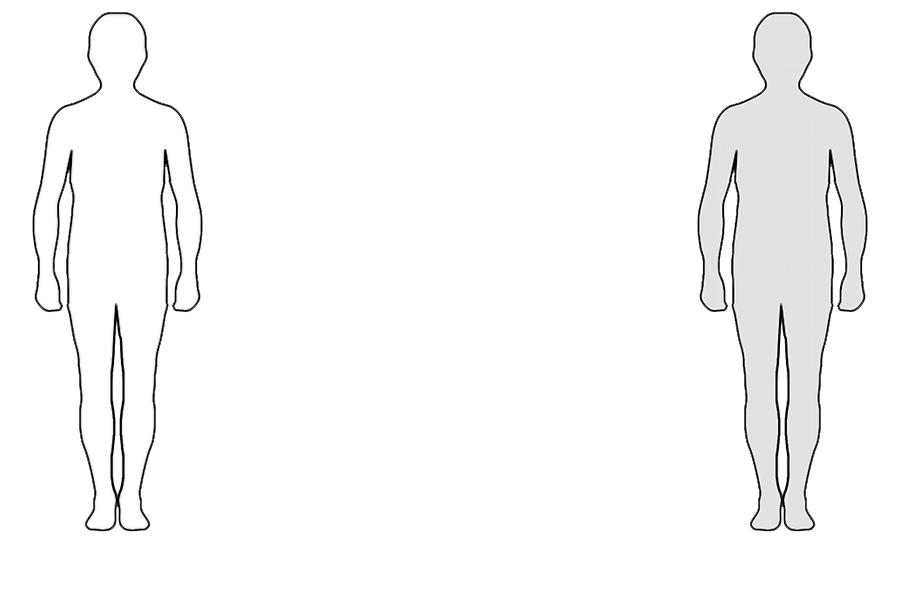
%> input picture old_matlab_code/BodySPM/bodySPM_base2.png, 900 x 600 px
$ octave s2_preprocessing_kipu.m   (GNU Octave 9; MATLAB toolbox functions it lacks are replaced by stand-ins)
%> lines starting %> are read from the running program, lines starting %| are printed output that depends on the picture
### old_matlab_code/bodySPM_preprocess_kipu.m
function bspm = bodySPM_preprocess_kipu(cfg)

% bodySPM_preprocess(cfg)
%
%   Preprocess a list of parsed subjects
%
%   Usage
%       bspm = bodySPM_preprocess(cfg)
%
%   Input:
%       cfg.outdata = path to output folder for writing (mandatory)
%       cfg.datapath = path to your data subjects subfolder (mandatory)
%       cfg.Nstimuli = number of tasks/conditions/stimuli (mandatory)
%       cfg.list = txt file with the list of subjects to process
%       cfg.listformat = e.g. '%8c' or '%s'
%       cfg.doaverage = 1
%       cfg.averageMatrix = one line per average, one col per story to average
%       cfg.shuffleAverage = vector of shuffled ids e.g. [2 1 3 5 7 6 4]
%       cfg.hasBaseline = 0 (adds an extra condition)
% NB 12.9.2017 JS
% pain study has both pos/neg data and sensitivity data (positive from two
% sides of the body), so cfg.posneg should be a vector the length of
% Nstimuli with info for each stimulus separately
%		cfg.posneg=[0, 1]; % 1 for pos, -1 for neg, 0 for both
%		cfg.overwrite=0
%
%%
base=uint8(imread('bodySPM_base2.png'));
%> base is the input picture: size 600x900x3 uint8; mean R, G, B 248.5, 248.5, 248.5
mask=uint8(imread('bodySPM_base3.png'));
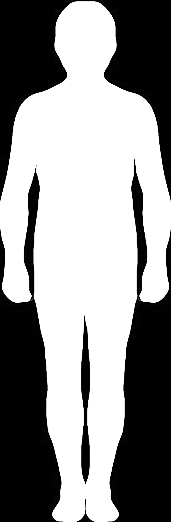
%> input picture old_matlab_code/BodySPM/bodySPM_base3.png, 171 x 522 px
%> mask is the input picture: size 522x171 uint8; min 0, max 255, mean 144.3
mask=mask*.85;
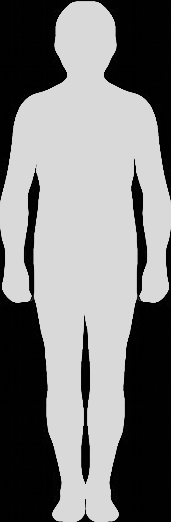
%> mask: size 522x171 uint8; min 0, max 217, mean 122.8
base2=base(10:531,33:203,:);
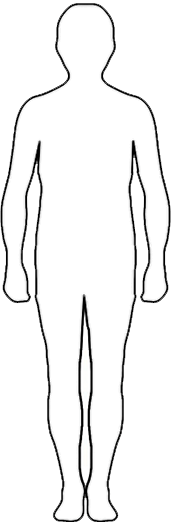
%> base2: size 522x171x3 uint8; mean R, G, B 241.9, 241.9, 241.9

% todo: add input checks

%> the run ends on the next line
subjects=textread(cfg.list,'%s');
Nsubj=size(subjects,1);
allTimes=zeros(cfg.Nstimuli,2,Nsubj);
tocheck=zeros(Nsubj,1);
for ns=1:Nsubj;
	subjID=subjects{ns,:};
    disp(['Processing subject ' subjID ' which is number ' num2str(ns) ' out of ' num2str(Nsubj)]);
	if(cfg.overwrite==0)
		matname=[cfg.outdata '/' subjID '.mat'];
		if(exist(matname)==2)
			a=load(matname);
			allTimes(:,:,ns)=a.times;
			disp(['Already preprocessed, no overwrite'])
			continue;
		end
    end
%%

    a=bodySPM_load_kipu([cfg.datapath '/' subjID '/'],2, cfg.mapnames);
    S=length(a);
    if( S ~= cfg.Nstimuli)
        disp('Mismatch between expected number of trials and loaded trials')
    end

    resmat=zeros(522,342,cfg.Nstimuli);
    times=zeros(S,2);
    % go through each stimulus
    for n=1:S;
        T=length(a(n).paint(:,2));
        over=zeros(size(base,1),size(base,2));
        for t=1:T
            y=ceil(a(n).paint(t,3)+1);
            x=ceil(a(n).paint(t,2)+1);
            if(x<=0) x=1; end
            if(y<=0) y=1; end
            if(x>=900) x=900; end
            if(y>=600) y=600; end
            over(y,x)=over(y,x)+1;
        end
        h=fspecial('gaussian',[25 25],8.5);
        over=imfilter(over,h);
		M1=1;
		M2=1;

        % NB: the one-sided and two-sided images are slightly differently
        % located on the matrix, so indices in the below clauses are
        % different on purpose /JS
        if(cfg.onesided(n)==1) %if onesided, populate only the left side of the matrix
            over2=M1*over(10:531,33:203,:)-M2*over(10:531,698:868,:);
            resmat(:,1:171,n)=over2;
        else
            over2=[over(10:531,35:205,:), over(10:531, 700:870,:)];
            resmat(:,:,n)=over2;
        end

        % times vector, the first one is the amount of time in milliseconds, the second one is the total number of pixels painted
        if(size(a(n).paint,1)>0 && size(a(n).mouse,1)>0)
            times(n,1)=a(n).mouse(end,1)-a(n).mouse(1,1);
        else
			tocheck(ns)=tocheck(ns)+1;
			times(n,1)=0;
		end
        times(n,2)=T;
    end
%%
    %do average
    if(cfg.doaverage)
		if(size(cfg.averageMatrix,1)==1)
			resmat2=resmat;
		else
			for rm=1:size(cfg.averageMatrix,1);
				resmat2(:,:,rm)=mean(resmat(:,:,cfg.averageMatrix(rm,:)),3);
			end
		end

        if(cfg.hasBaseline)
            resmat2(:,:,size(cfg.averageMatrix,1)+1)=resmat(:,:,cfg.Nstimuli);
        end

        % reshuffle average
        bresmat=zeros(size(resmat2));
		save debug
        for jo=1:length(cfg.shuffleAverage);
            bresmat(:,:,jo)=resmat2(:,:,(cfg.shuffleAverage(jo)));
        end
        if(cfg.hasBaseline)
            bresmat(:,:,size(cfg.averageMatrix,1)+1)=resmat2(:,:,size(cfg.averageMatrix,1)+1);
        end

        resmat2=bresmat;

    end

    matname=[cfg.outdata '/' subjID '.mat'];
    save (matname, 'resmat','times');


    % store all times for diagnostic purposes
    allTimes(:,:,ns)=times;
end
bspm=cfg;
bspm.allTimes=allTimes;
bspm.tocheck=tocheck;

### old_matlab_code/s2_preprocessing_kipu.m
clear all
close all
%% Change these paths to point at your relevant folders
addpath(genpath('/m/nbe/scratch/socbrain/kipupotilaat/code/BodySPM/'));
addpath(genpath('/m/nbe/scratch/socbrain/kipupotilaat/code/'));

cfg.outdata = '/m/nbe/scratch/socbrain/kipupotilaat/data/helsinki/subjects/mat-files/';
cfg.datapath = '/m/nbe/scratch/socbrain/kipupotilaat/data/helsinki/subjects/';
if(exist(cfg.outdata)~=7)
    mkdir(cfg.outdata)
end
%%
cfg.Nstimuli = 12;
cfg.Nempty = 3;
cfg.phenodata = 1;
cfg.list = [cfg.datapath 'subs.txt'];
cfg.doaverage = 0;
cfg.hasBaseline = 0;
cfg.posneg= [0, 0, 0, 0, 0, 0, 0, 1, 1, 1, 1, 1];
cfg.onesided = [1, 1, 1, 1, 1, 1, 1, 0, 0, 0, 0, 0]; % does the final data have one or two shapes
cfg.overwrite=0;
%%
% NB: presentation is done slightly differently in this project, because
% there are three conceptually different things (emotions, pain,
% sensitivity) and in the web app each of these gets randomised within
% category. Therefore we need to explicitly define the data csv file names
% and slightly modify the bodySPM code (_kipu)

cfg.mapnames = {'emotions_0','emotions_1','emotions_2','emotions_3','emotions_4','emotions_5','emotions_6','pain_0','pain_1','sensitivity_0','sensitivity_1', 'sensitivity_2'};
bspm = bodySPM_preprocess_kipu(cfg);
